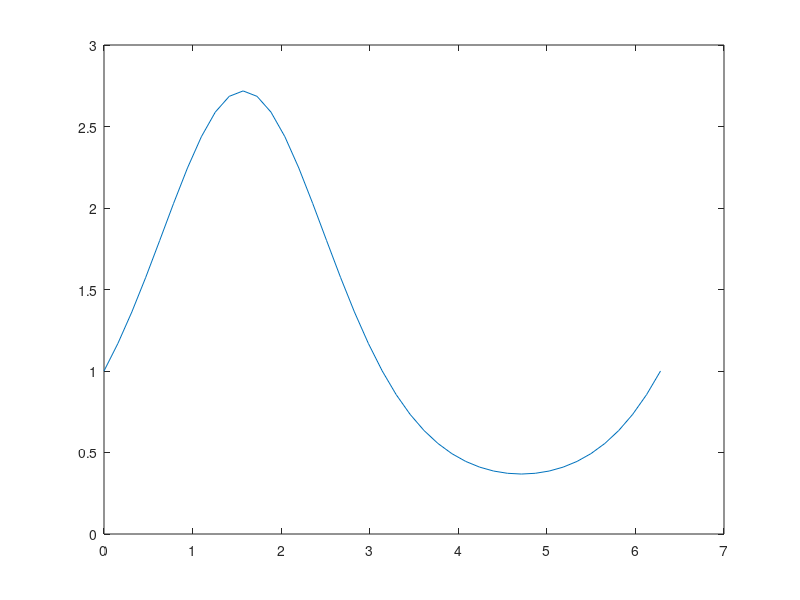

Write the MATLAB code that produced this figure. (Note: this script raises an error after producing the figure.)
t=0:pi/20:2*pi;
y=exp(sin(t));
h=plot(t,y,'Ydatasource','y');
for k=1:.1:10
    y=exp(sin(t.*k));
    refreshdata(h,'caller');
    drawnow;
    pause(.1)
end